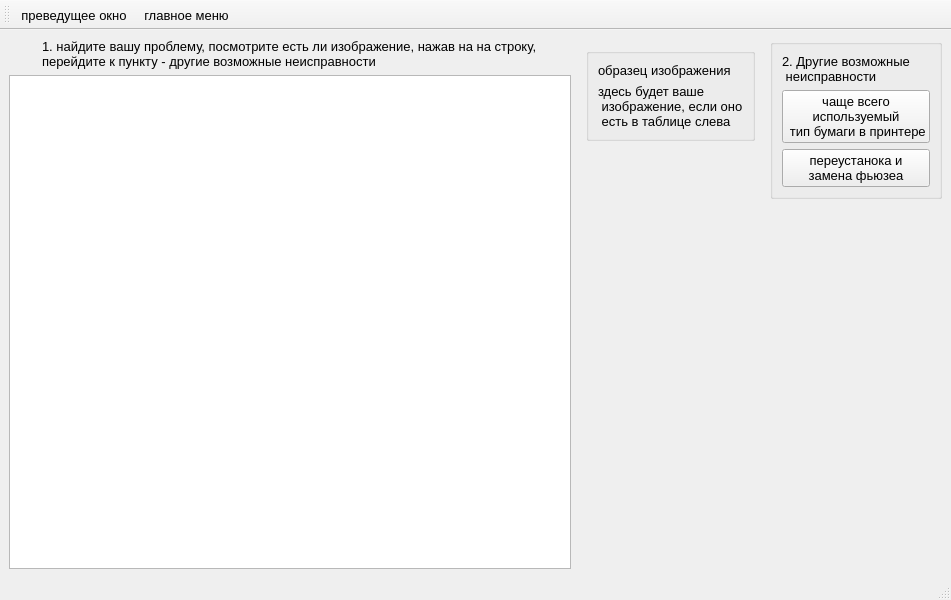
<?xml version="1.0" encoding="UTF-8"?>
<ui version="4.0">
 <class>mytop</class>
 <widget class="QMainWindow" name="mytop">
  <property name="geometry">
   <rect>
    <x>0</x>
    <y>0</y>
    <width>951</width>
    <height>600</height>
   </rect>
  </property>
  <property name="font">
   <font>
    <pointsize>10</pointsize>
   </font>
  </property>
  <property name="windowTitle">
   <string>тормозная площадка</string>
  </property>
  <widget class="QWidget" name="centralwidget">
   <layout class="QGridLayout" name="gridLayout_2">
    <item row="0" column="0">
     <layout class="QGridLayout" name="gridLayout">
      <item row="0" column="2" alignment="Qt::AlignRight|Qt::AlignTop">
       <widget class="QGroupBox" name="groupBox">
        <layout class="QVBoxLayout" name="verticalLayout_2">
         <item>
          <widget class="QLabel" name="label_5">
           <property name="text">
            <string>2. Другие возможные
 неисправности</string>
           </property>
          </widget>
         </item>
         <item>
          <widget class="QPushButton" name="katrig">
           <property name="text">
            <string>чаще всего
используемый
 тип бумаги в принтере</string>
           </property>
          </widget>
         </item>
         <item>
          <widget class="QPushButton" name="pushButton">
           <property name="font">
            <font>
             <pointsize>10</pointsize>
            </font>
           </property>
           <property name="text">
            <string>переустанока и
замена фьюзеа</string>
           </property>
          </widget>
         </item>
        </layout>
       </widget>
      </item>
      <item row="0" column="0">
       <layout class="QVBoxLayout" name="verticalLayout">
        <item alignment="Qt::AlignHCenter">
         <widget class="QLabel" name="label_2">
          <property name="text">
           <string>1. найдите вашу проблему, посмотрите есть ли изображение, нажав на на строку, 
перейдите к пункту - другие возможные неисправности</string>
          </property>
         </widget>
        </item>
        <item>
         <widget class="QTableView" name="tmytop">
          <property name="font">
           <font>
            <pointsize>10</pointsize>
           </font>
          </property>
         </widget>
        </item>
       </layout>
      </item>
      <item row="0" column="1">
       <widget class="QWidget" name="widget_2" native="true">
        <layout class="QVBoxLayout" name="verticalLayout_3">
         <item alignment="Qt::AlignTop">
          <widget class="QGroupBox" name="verticalGroupBox">
           <layout class="QVBoxLayout" name="verticalLayout_4">
            <item>
             <widget class="QLabel" name="label_3">
              <property name="text">
               <string>образец изображения</string>
              </property>
             </widget>
            </item>
            <item>
             <widget class="QLabel" name="lpic_2">
              <property name="text">
               <string>здесь будет ваше
 изображение, если оно
 есть в таблице слева</string>
              </property>
             </widget>
            </item>
           </layout>
          </widget>
         </item>
        </layout>
       </widget>
      </item>
     </layout>
    </item>
   </layout>
  </widget>
  <widget class="QMenuBar" name="menubar">
   <property name="geometry">
    <rect>
     <x>0</x>
     <y>0</y>
     <width>951</width>
     <height>21</height>
    </rect>
   </property>
  </widget>
  <widget class="QStatusBar" name="statusbar"/>
  <widget class="QToolBar" name="toolBar">
   <property name="windowTitle">
    <string>toolBar</string>
   </property>
   <attribute name="toolBarArea">
    <enum>TopToolBarArea</enum>
   </attribute>
   <attribute name="toolBarBreak">
    <bool>false</bool>
   </attribute>
   <addaction name="mytop_2"/>
   <addaction name="main"/>
  </widget>
  <action name="avtor">
   <property name="text">
    <string>авторизация</string>
   </property>
  </action>
  <action name="main">
   <property name="icon">
    <iconset>
     <normaloff>icon/menu.png</normaloff>icon/menu.png</iconset>
   </property>
   <property name="text">
    <string>главное меню</string>
   </property>
  </action>
  <action name="mytop_2">
   <property name="icon">
    <iconset>
     <normaloff>icon/28.png</normaloff>icon/28.png</iconset>
   </property>
   <property name="text">
    <string>преведущее окно</string>
   </property>
  </action>
 </widget>
 <resources/>
 <connections/>
</ui>
